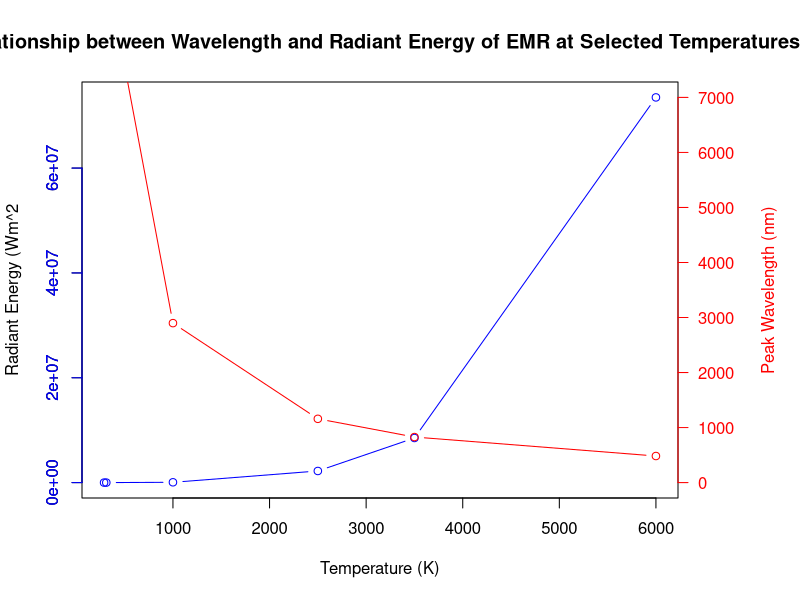

Here is the R script that generated this plot: (Note: this script raises an error after producing the figure.)
#Attribution and Purpose of Code====
# Code by Keelin Haynes (hayneskd@miamioh.edu, Political Science Major, Miami University, Oxford, OH USA
# 
#This code is a very simple plot designed to visualize the relationship between frequency and wavelength of EM radiation



temp <- c(287, 310, 1000, 2500, 3500, 6000)
peakwl <- c(10097, 9348, 2898, 1159, 827.9, 483)
radenergy <- c(384.69, 523.64, 56700, 2214843.75, 8508543.75, 73483200)

par(mar=c(5, 4, 4, 6) + 0.1)


plot(temp, radenergy, xlab = "Temperature (K)", ylab = "Radiant Energy (Wm^2", col = "blue", type = "b", main = "Relationship between Wavelength and Radiant Energy of EMR at Selected Temperatures")
#mtext("Radiant Energy (Wm^2)", side = 2, col ="blue", line = 2)
axis(2, col = "blue", col.axis = "blue")


par(new = TRUE)

plot(temp, peakwl, xlab = "", ylab = "", ylim = c(0, 7000), axes=FALSE, col = "red", type = "b")
mtext("Peak Wavelength (nm)", side = 4, col = "red", line=4)
axis(4, ylim = c(0, 7000), col.axis = "red", col = "red", las = 1)

axis.break(axis=2, breakcol = "black", style="slash")

